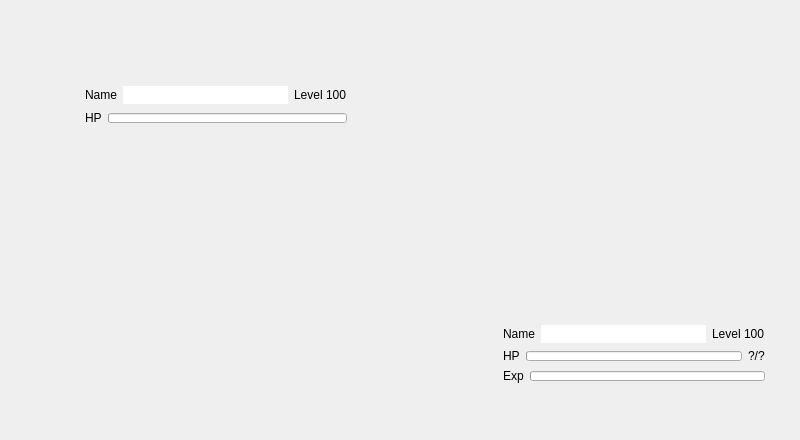
        <widget class="QFrame" name="frameFightBackground">
         <property name="geometry">
          <rect>
           <x>0</x>
           <y>0</y>
           <width>800</width>
           <height>440</height>
          </rect>
         </property>
         <widget class="QLabel" name="labelFightPlateformBottom">
          <property name="geometry">
           <rect>
            <x>30</x>
            <y>350</y>
            <width>230</width>
            <height>90</height>
           </rect>
          </property>
          <property name="minimumSize">
           <size>
            <width>230</width>
            <height>90</height>
           </size>
          </property>
          <property name="maximumSize">
           <size>
            <width>230</width>
            <height>90</height>
           </size>
          </property>
          <property name="pixmap">
           <pixmap resource="../../fight/resources/client-resources-fight.qrc">:/images/interface/fight/plateform-background.png</pixmap>
          </property>
         </widget>
         <widget class="QLabel" name="labelFightPlateformTop">
          <property name="geometry">
           <rect>
            <x>460</x>
            <y>170</y>
            <width>260</width>
            <height>90</height>
           </rect>
          </property>
          <property name="minimumSize">
           <size>
            <width>260</width>
            <height>90</height>
           </size>
          </property>
          <property name="maximumSize">
           <size>
            <width>260</width>
            <height>90</height>
           </size>
          </property>
          <property name="pixmap">
           <pixmap resource="../../fight/resources/client-resources-fight.qrc">:/images/interface/fight/plateform-front.png</pixmap>
          </property>
         </widget>
         <widget class="QLabel" name="labelFightMonsterBottom">
          <property name="geometry">
           <rect>
            <x>60</x>
            <y>280</y>
            <width>160</width>
            <height>160</height>
           </rect>
          </property>
          <property name="minimumSize">
           <size>
            <width>160</width>
            <height>160</height>
           </size>
          </property>
          <property name="maximumSize">
           <size>
            <width>160</width>
            <height>160</height>
           </size>
          </property>
          <property name="pixmap">
           <pixmap resource="../resources/client-resources.qrc">:/images/player_default/back.png</pixmap>
          </property>
          <property name="alignment">
           <set>Qt::AlignmentFlag::AlignCenter</set>
          </property>
         </widget>
         <widget class="QLabel" name="labelFightMonsterTop">
          <property name="geometry">
           <rect>
            <x>510</x>
            <y>90</y>
            <width>160</width>
            <height>160</height>
           </rect>
          </property>
          <property name="minimumSize">
           <size>
            <width>160</width>
            <height>160</height>
           </size>
          </property>
          <property name="maximumSize">
           <size>
            <width>160</width>
            <height>160</height>
           </size>
          </property>
          <property name="pixmap">
           <pixmap resource="../resources/client-resources.qrc">:/images/player_default/front.png</pixmap>
          </property>
          <property name="alignment">
           <set>Qt::AlignmentFlag::AlignCenter</set>
          </property>
         </widget>
         <widget class="QFrame" name="frameFightTop">
          <property name="geometry">
           <rect>
            <x>70</x>
            <y>70</y>
            <width>300</width>
            <height>88</height>
           </rect>
          </property>
          <property name="minimumSize">
           <size>
            <width>300</width>
            <height>88</height>
           </size>
          </property>
          <property name="maximumSize">
           <size>
            <width>300</width>
            <height>88</height>
           </size>
          </property>
          <property name="styleSheet">
           <string notr="true">#frameFightTop{
background-image: url(:/images/interface/fight/labelTop.png);
padding:6px 14px 6px 6px;
}</string>
          </property>
          <layout class="QVBoxLayout" name="verticalLayout_18">
           <item>
            <layout class="QHBoxLayout" name="horizontalLayout_25">
             <item>
              <widget class="QLabel" name="labelFightTopName">
               <property name="styleSheet">
                <string notr="true">color: rgb(0, 0, 0);</string>
               </property>
               <property name="text">
                <string notr="true">Name</string>
               </property>
              </widget>
             </item>
             <item>
              <widget class="QListWidget" name="topBuff">
               <property name="minimumSize">
                <size>
                 <width>0</width>
                 <height>18</height>
                </size>
               </property>
               <property name="maximumSize">
                <size>
                 <width>16777215</width>
                 <height>18</height>
                </size>
               </property>
               <property name="styleSheet">
                <string notr="true">background-image: url(:/images/empty.png);</string>
               </property>
               <property name="frameShape">
                <enum>QFrame::Shape::NoFrame</enum>
               </property>
               <property name="verticalScrollBarPolicy">
                <enum>Qt::ScrollBarPolicy::ScrollBarAlwaysOff</enum>
               </property>
               <property name="horizontalScrollBarPolicy">
                <enum>Qt::ScrollBarPolicy::ScrollBarAlwaysOff</enum>
               </property>
               <property name="selectionMode">
                <enum>QAbstractItemView::SelectionMode::NoSelection</enum>
               </property>
               <property name="iconSize">
                <size>
                 <width>16</width>
                 <height>16</height>
                </size>
               </property>
               <property name="movement">
                <enum>QListView::Movement::Static</enum>
               </property>
               <property name="viewMode">
                <enum>QListView::ViewMode::IconMode</enum>
               </property>
               <property name="uniformItemSizes">
                <bool>true</bool>
               </property>
              </widget>
             </item>
             <item>
              <spacer name="horizontalSpacer_24">
               <property name="orientation">
                <enum>Qt::Orientation::Horizontal</enum>
               </property>
               <property name="sizeHint" stdset="0">
                <size>
                 <width>40</width>
                 <height>20</height>
                </size>
               </property>
              </spacer>
             </item>
             <item>
              <widget class="QLabel" name="labelFightTopLevel">
               <property name="styleSheet">
                <string notr="true">color: rgb(0, 0, 0);</string>
               </property>
               <property name="text">
                <string notr="true">Level 100</string>
               </property>
              </widget>
             </item>
            </layout>
           </item>
           <item>
            <layout class="QHBoxLayout" name="horizontalLayout_24">
             <item>
              <widget class="QLabel" name="label_18">
               <property name="styleSheet">
                <string notr="true">color: rgb(0, 0, 0);</string>
               </property>
               <property name="text">
                <string>HP</string>
               </property>
              </widget>
             </item>
             <item>
              <widget class="QProgressBar" name="progressBarFightTopHP">
               <property name="minimumSize">
                <size>
                 <width>0</width>
                 <height>10</height>
                </size>
               </property>
               <property name="maximumSize">
                <size>
                 <width>16777215</width>
                 <height>10</height>
                </size>
               </property>
               <property name="textVisible">
                <bool>false</bool>
               </property>
              </widget>
             </item>
            </layout>
           </item>
           <item>
            <spacer name="verticalSpacer_17">
             <property name="orientation">
              <enum>Qt::Orientation::Vertical</enum>
             </property>
             <property name="sizeHint" stdset="0">
              <size>
               <width>20</width>
               <height>19</height>
              </size>
             </property>
            </spacer>
           </item>
          </layout>
         </widget>
         <widget class="QFrame" name="frameFightBottom">
          <property name="geometry">
           <rect>
            <x>480</x>
            <y>310</y>
            <width>300</width>
            <height>88</height>
           </rect>
          </property>
          <property name="minimumSize">
           <size>
            <width>300</width>
            <height>88</height>
           </size>
          </property>
          <property name="maximumSize">
           <size>
            <width>300</width>
            <height>88</height>
           </size>
          </property>
          <property name="styleSheet">
           <string notr="true">#frameFightBottom{
background-image: url(:/images/interface/fight/labelBottom.png);
padding:6px 6px 6px 14px;
}
</string>
          </property>
          <layout class="QVBoxLayout" name="verticalLayout_19">
           <item>
            <layout class="QHBoxLayout" name="horizontalLayout_28">
             <item>
              <widget class="QLabel" name="labelFightBottomName">
               <property name="styleSheet">
                <string notr="true">color: rgb(0, 0, 0);</string>
               </property>
               <property name="text">
                <string notr="true">Name</string>
               </property>
              </widget>
             </item>
             <item>
              <widget class="QListWidget" name="bottomBuff">
               <property name="minimumSize">
                <size>
                 <width>0</width>
                 <height>18</height>
                </size>
               </property>
               <property name="maximumSize">
                <size>
                 <width>16777215</width>
                 <height>18</height>
                </size>
               </property>
               <property name="styleSheet">
                <string notr="true">background-image: url(:/images/empty.png);</string>
               </property>
               <property name="frameShape">
                <enum>QFrame::Shape::NoFrame</enum>
               </property>
               <property name="verticalScrollBarPolicy">
                <enum>Qt::ScrollBarPolicy::ScrollBarAlwaysOff</enum>
               </property>
               <property name="horizontalScrollBarPolicy">
                <enum>Qt::ScrollBarPolicy::ScrollBarAlwaysOff</enum>
               </property>
               <property name="selectionMode">
                <enum>QAbstractItemView::SelectionMode::NoSelection</enum>
               </property>
               <property name="iconSize">
                <size>
                 <width>16</width>
                 <height>16</height>
                </size>
               </property>
               <property name="movement">
                <enum>QListView::Movement::Static</enum>
               </property>
               <property name="viewMode">
                <enum>QListView::ViewMode::IconMode</enum>
               </property>
               <property name="uniformItemSizes">
                <bool>true</bool>
               </property>
              </widget>
             </item>
             <item>
              <spacer name="horizontalSpacer_25">
               <property name="orientation">
                <enum>Qt::Orientation::Horizontal</enum>
               </property>
               <property name="sizeHint" stdset="0">
                <size>
                 <width>40</width>
                 <height>20</height>
                </size>
               </property>
              </spacer>
             </item>
             <item>
              <widget class="QLabel" name="labelFightBottomLevel">
               <property name="styleSheet">
                <string notr="true">color: rgb(0, 0, 0);</string>
               </property>
               <property name="text">
                <string notr="true">Level 100</string>
               </property>
              </widget>
             </item>
            </layout>
           </item>
           <item>
            <layout class="QHBoxLayout" name="horizontalLayout_27">
             <item>
              <widget class="QLabel" name="label_21">
               <property name="styleSheet">
                <string notr="true">color: rgb(0, 0, 0);</string>
               </property>
               <property name="text">
                <string>HP</string>
               </property>
              </widget>
             </item>
             <item>
              <widget class="QProgressBar" name="progressBarFightBottomHP">
               <property name="minimumSize">
                <size>
                 <width>0</width>
                 <height>10</height>
                </size>
               </property>
               <property name="maximumSize">
                <size>
                 <width>16777215</width>
                 <height>10</height>
                </size>
               </property>
               <property name="textVisible">
                <bool>false</bool>
               </property>
              </widget>
             </item>
             <item>
              <widget class="QLabel" name="labelFightBottomHP">
               <property name="styleSheet">
                <string notr="true">color: rgb(0, 0, 0);</string>
               </property>
               <property name="text">
                <string notr="true">?/?</string>
               </property>
              </widget>
             </item>
            </layout>
           </item>
           <item>
            <layout class="QHBoxLayout" name="horizontalLayout_26">
             <item>
              <widget class="QLabel" name="label_23">
               <property name="styleSheet">
                <string notr="true">color: rgb(0, 0, 0);</string>
               </property>
               <property name="text">
                <string>Exp</string>
               </property>
              </widget>
             </item>
             <item>
              <widget class="QProgressBar" name="progressBarFightBottomExp">
               <property name="minimumSize">
                <size>
                 <width>0</width>
                 <height>10</height>
                </size>
               </property>
               <property name="maximumSize">
                <size>
                 <width>16777215</width>
                 <height>10</height>
                </size>
               </property>
               <property name="textVisible">
                <bool>false</bool>
               </property>
              </widget>
             </item>
            </layout>
           </item>
           <item>
            <spacer name="verticalSpacer_18">
             <property name="orientation">
              <enum>Qt::Orientation::Vertical</enum>
             </property>
             <property name="sizeHint" stdset="0">
              <size>
               <width>20</width>
               <height>5</height>
              </size>
             </property>
            </spacer>
           </item>
          </layout>
         </widget>
         <widget class="QLabel" name="labelFightMonsterAttackTop">
          <property name="geometry">
           <rect>
            <x>510</x>
            <y>90</y>
            <width>160</width>
            <height>160</height>
           </rect>
          </property>
          <property name="minimumSize">
           <size>
            <width>160</width>
            <height>160</height>
           </size>
          </property>
          <property name="maximumSize">
           <size>
            <width>160</width>
            <height>160</height>
           </size>
          </property>
          <property name="scaledContents">
           <bool>true</bool>
          </property>
         </widget>
         <widget class="QLabel" name="labelFightMonsterAttackBottom">
          <property name="geometry">
           <rect>
            <x>60</x>
            <y>280</y>
            <width>160</width>
            <height>160</height>
           </rect>
          </property>
          <property name="minimumSize">
           <size>
            <width>160</width>
            <height>160</height>
           </size>
          </property>
          <property name="maximumSize">
           <size>
            <width>160</width>
            <height>160</height>
           </size>
          </property>
          <property name="scaledContents">
           <bool>true</bool>
          </property>
         </widget>
         <widget class="QLabel" name="labelFightTrap">
          <property name="geometry">
           <rect>
            <x>280</x>
            <y>230</y>
            <width>160</width>
            <height>160</height>
           </rect>
          </property>
          <property name="minimumSize">
           <size>
            <width>160</width>
            <height>160</height>
           </size>
          </property>
          <property name="maximumSize">
           <size>
            <width>160</width>
            <height>160</height>
           </size>
          </property>
         </widget>
         <widget class="QLabel" name="labelFightBackground">
          <property name="geometry">
           <rect>
            <x>0</x>
            <y>0</y>
            <width>800</width>
            <height>440</height>
           </rect>
          </property>
          <property name="pixmap">
           <pixmap>:/images/interface/fight/background.jpg</pixmap>
          </property>
         </widget>
         <widget class="QLabel" name="labelFightForeground">
          <property name="geometry">
           <rect>
            <x>0</x>
            <y>0</y>
            <width>800</width>
            <height>440</height>
           </rect>
          </property>
         </widget>
         <zorder>labelFightBackground</zorder>
         <zorder>labelFightPlateformBottom</zorder>
         <zorder>labelFightPlateformTop</zorder>
         <zorder>labelFightMonsterBottom</zorder>
         <zorder>labelFightMonsterTop</zorder>
         <zorder>frameFightTop</zorder>
         <zorder>frameFightBottom</zorder>
         <zorder>labelFightMonsterAttackTop</zorder>
         <zorder>labelFightMonsterAttackBottom</zorder>
         <zorder>labelFightTrap</zorder>
         <zorder>labelFightForeground</zorder>
        </widget>
